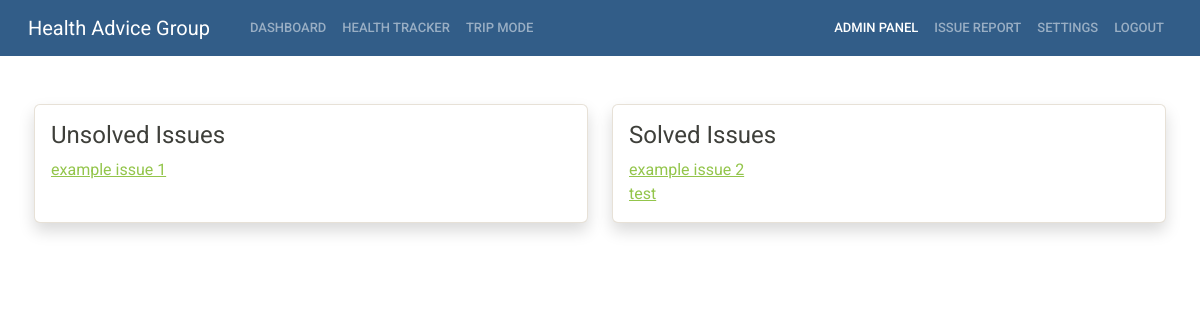
Page /pages/admin-manage-issue.php (signed in) on the committed database.
### tables this page shows
CREATE TABLE `reports` (
  `id` int(11) NOT NULL,
  `user_id` int(11) NOT NULL,
  `title` varchar(63) NOT NULL,
  `issue` varchar(2047) NOT NULL,
  `solved` tinyint(1) NOT NULL DEFAULT 0
);

### pages/user.php (called while the page is built, shortened)
<?php
    class User {
        function __construct($id,$first_name,$last_name,$email,$password,$country,$postcode,$preferences,$theme,$level){
            $this->theme = $theme;
        }
        static function load_by_id($id) {
            $conn = connect();
            $sql = "SELECT * FROM users WHERE id=".$id;
            $result = mysqli_query($conn,$sql);
            $row = mysqli_fetch_assoc($result);
            $sql = "SELECT * FROM preferences WHERE user_id=".$id;
            $result = mysqli_query($conn,$sql);
            $preferences = mysqli_fetch_assoc($result);
            return new User($row["id"], $row['first_name'], $row['last_name'], $row['email'], $row['password'], $row["country"],$row["postcode"],$preferences,$row["theme"],$row["level"]);
        }
    }
?>

### pages/admin-manage-issue.php (the view, shortened to what this page needs)
<?php
require "./user.php";
if (isset($_SESSION["user"]) == false){
    header("Location: ./");
}
else {
    $user = User::load_by_id($_SESSION["user"]);
}
?>
<!doctype html>
<html lang="en">
  <head>
    <link rel="stylesheet" href="https://cdn.jsdelivr.net/npm/bootstrap@4.4.1/dist/css/bootstrap.min.css">
    <link rel="stylesheet" href="https://use.fontawesome.com/releases/v5.11.2/css/all.css">
    <link rel="stylesheet" href="../styles/<?php echo $user->theme?>">
  </head>
  <body>
    <?php include "nav.php";
    $conn = connect();
    if (isset($_GET["id"])){
        $sql = "SELECT * FROM reports WHERE id=".$_GET['id'];
        $result = mysqli_query($conn,$sql);
        $row = mysqli_fetch_assoc($result);
    }
    else{
        $sql = "SELECT * FROM reports WHERE solved=0";
        $result = mysqli_query($conn,$sql);
    }
    ?>
    <div class="container">
        <div class="row pt-5">
            <div class="col-md-12 px-1">
                <?php
                if (isset($_GET["id"])):?>
                    <form action="admin-manage-issue-action.php" method="POST">
                        <input type="hidden" name="id" value="<?php echo $row["id"]; ?>"></input>
                        <div class="form-group">
                            <label for="title">Title</label>
                            <input type="text" class="form-control" id="title" name="title" maxlength="63" readonly="" value="<?php echo $row["title"]; ?>"></input>
                        <div class="form-group">
                            <label for="issue">Issue</label>
                            <textarea type="text" class="form-control" id="issue" name="issue" rows="20" cols="50" maxlength="2047" readonly=""><?php echo $row["issue"]; ?></textarea>
                        </div>
                        <div class="form-group">
                            <label for="solved">Has this problem been fixed:</label>
                            <select id="solved" name="solved" class="form-control">
                                <option value="0">Not Solved</option>
                                <option value="1">Solved</option>
                            </select>
                        </div>
                        <center>
                        <a href="admin-manage-issue.php" class="btn btn-secondary">back</a>
                        <button type="submit" class="btn btn-primary">Submit</button>
                        </center>
                    </form>
                <?php else:
                    ?>
                    <div class="row">
                        <div class="col-md-6">
                            <div class="shadow card" style="height:100%;max-height:300px">
                                <div class="card-body">
                                    <h4 class="card-title">Unsolved Issues</h4>
                                    <?php
                                        while ($row = $result->fetch_assoc()){
                                        echo '<a href="admin-manage-issue.php?id='.$row["id"].'">'.$row["title"].'</a><br>';
                                        }
                                    ?>
                                </div>
                            </div>
                        </div>
                        <div class="col-md-6">
                            <div class="shadow card" style="height:100%;max-height:300px">
                                <div class="card-body">
                                    <h4 class="card-title">Solved Issues</h4>
                                    <?php
                                        $sql = "SELECT * FROM reports WHERE solved=1";
                                        $result = mysqli_query($conn,$sql);
                                        while ($row = $result->fetch_assoc()){
                                            echo '<a href="admin-manage-issue.php?id='.$row["id"].'">'.$row["title"].'</a><br>';
                                        }
                                    ?>
                                </div>
                            </div>
                        </div>
                    </div>
                <?php endif; ?>
            </div>
        </div>
    </div>
  </body>
</html>

### rows in the picture
reports: title "example issue 1"
reports: title "example issue 2"
reports: title "test"
